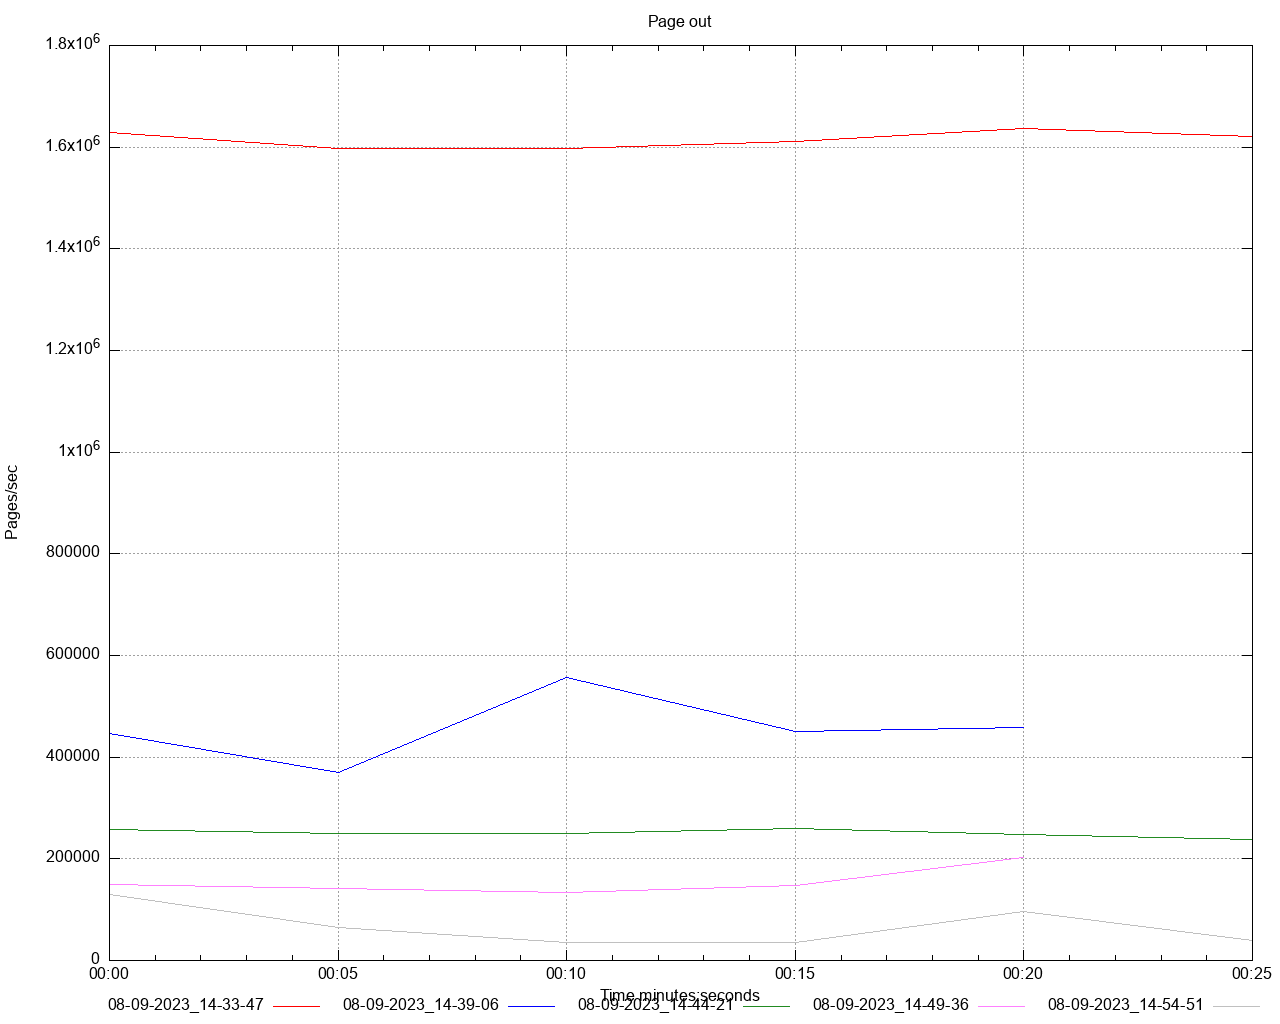

Here is the gnuplot script that generated this plot:
set title 'Page out' noenhanced
set style data lines
set datafile separator ","
set terminal png size 1280,1024
set grid
set key below
set xdata time
set timefmt "%s"
offset = 0
t0(x)=(offset=($0==0) ? x : offset, x - offset)
set xlabel 'Time minutes:seconds'
set ylabel 'Pages/sec'
set output '/Users/gbarnett/git/hazelcast-simulator/atomiclong-3node-member/atomicreference/dstat/page_out_A4.png'
plot \
   '/Users/gbarnett/git/hazelcast-simulator/atomiclong-3node-member/atomicreference/data/page_out_A4_1.data' using (t0(timecolumn(1))):2 title "08-09-2023_14-33-47" noenhanced lt rgb "red", \
   '/Users/gbarnett/git/hazelcast-simulator/atomiclong-3node-member/atomicreference/data/page_out_A4_2.data' using (t0(timecolumn(1))):2 title "08-09-2023_14-39-06" noenhanced lt rgb "blue", \
   '/Users/gbarnett/git/hazelcast-simulator/atomiclong-3node-member/atomicreference/data/page_out_A4_3.data' using (t0(timecolumn(1))):2 title "08-09-2023_14-44-21" noenhanced lt rgb "forest-green", \
   '/Users/gbarnett/git/hazelcast-simulator/atomiclong-3node-member/atomicreference/data/page_out_A4_4.data' using (t0(timecolumn(1))):2 title "08-09-2023_14-49-36" noenhanced lt rgb "orchid", \
   '/Users/gbarnett/git/hazelcast-simulator/atomiclong-3node-member/atomicreference/data/page_out_A4_5.data' using (t0(timecolumn(1))):2 title "08-09-2023_14-54-51" noenhanced lt rgb "grey", \
